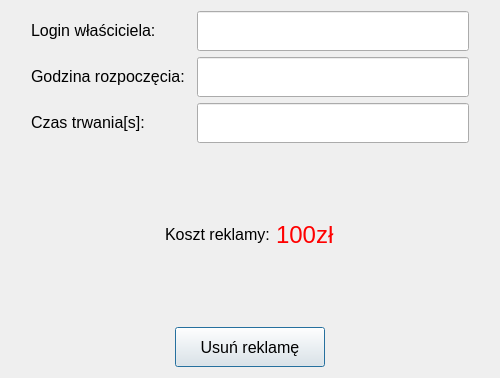
<?xml version="1.0" encoding="UTF-8"?>
<ui version="4.0">
 <class>AdDetailsDialog</class>
 <widget class="QDialog" name="AdDetailsDialog">
  <property name="geometry">
   <rect>
    <x>0</x>
    <y>0</y>
    <width>500</width>
    <height>378</height>
   </rect>
  </property>
  <property name="minimumSize">
   <size>
    <width>300</width>
    <height>250</height>
   </size>
  </property>
  <property name="maximumSize">
   <size>
    <width>800</width>
    <height>700</height>
   </size>
  </property>
  <property name="windowTitle">
   <string>Dialog</string>
  </property>
  <layout class="QVBoxLayout" name="verticalLayout">
   <item>
    <layout class="QHBoxLayout" name="horizontalLayout_3">
     <property name="leftMargin">
      <number>20</number>
     </property>
     <property name="rightMargin">
      <number>20</number>
     </property>
     <item>
      <widget class="QLabel" name="label">
       <property name="sizePolicy">
        <sizepolicy hsizetype="Fixed" vsizetype="Fixed">
         <horstretch>0</horstretch>
         <verstretch>0</verstretch>
        </sizepolicy>
       </property>
       <property name="minimumSize">
        <size>
         <width>160</width>
         <height>0</height>
        </size>
       </property>
       <property name="styleSheet">
        <string notr="true">font-size: 16px;</string>
       </property>
       <property name="text">
        <string>Login właściciela:</string>
       </property>
      </widget>
     </item>
     <item>
      <widget class="QLineEdit" name="ownerLogin">
       <property name="enabled">
        <bool>true</bool>
       </property>
       <property name="minimumSize">
        <size>
         <width>0</width>
         <height>40</height>
        </size>
       </property>
       <property name="readOnly">
        <bool>true</bool>
       </property>
      </widget>
     </item>
    </layout>
   </item>
   <item>
    <layout class="QHBoxLayout" name="horizontalLayout_2">
     <property name="leftMargin">
      <number>20</number>
     </property>
     <property name="rightMargin">
      <number>20</number>
     </property>
     <item>
      <widget class="QLabel" name="label_2">
       <property name="sizePolicy">
        <sizepolicy hsizetype="Fixed" vsizetype="Fixed">
         <horstretch>0</horstretch>
         <verstretch>0</verstretch>
        </sizepolicy>
       </property>
       <property name="minimumSize">
        <size>
         <width>160</width>
         <height>0</height>
        </size>
       </property>
       <property name="styleSheet">
        <string notr="true">font-size: 16px;</string>
       </property>
       <property name="text">
        <string>Godzina rozpoczęcia:</string>
       </property>
      </widget>
     </item>
     <item>
      <widget class="QLineEdit" name="startHour">
       <property name="enabled">
        <bool>true</bool>
       </property>
       <property name="minimumSize">
        <size>
         <width>0</width>
         <height>40</height>
        </size>
       </property>
       <property name="readOnly">
        <bool>true</bool>
       </property>
      </widget>
     </item>
    </layout>
   </item>
   <item>
    <layout class="QHBoxLayout" name="horizontalLayout">
     <property name="leftMargin">
      <number>20</number>
     </property>
     <property name="rightMargin">
      <number>20</number>
     </property>
     <item>
      <widget class="QLabel" name="label_3">
       <property name="sizePolicy">
        <sizepolicy hsizetype="Fixed" vsizetype="Fixed">
         <horstretch>0</horstretch>
         <verstretch>0</verstretch>
        </sizepolicy>
       </property>
       <property name="minimumSize">
        <size>
         <width>160</width>
         <height>0</height>
        </size>
       </property>
       <property name="styleSheet">
        <string notr="true">font-size: 16px;</string>
       </property>
       <property name="text">
        <string>Czas trwania[s]:</string>
       </property>
      </widget>
     </item>
     <item>
      <widget class="QLineEdit" name="duration">
       <property name="enabled">
        <bool>true</bool>
       </property>
       <property name="minimumSize">
        <size>
         <width>0</width>
         <height>40</height>
        </size>
       </property>
       <property name="readOnly">
        <bool>true</bool>
       </property>
      </widget>
     </item>
    </layout>
   </item>
   <item>
    <layout class="QHBoxLayout" name="horizontalLayout_4">
     <item>
      <spacer name="horizontalSpacer">
       <property name="orientation">
        <enum>Qt::Horizontal</enum>
       </property>
       <property name="sizeType">
        <enum>QSizePolicy::MinimumExpanding</enum>
       </property>
       <property name="sizeHint" stdset="0">
        <size>
         <width>40</width>
         <height>20</height>
        </size>
       </property>
      </spacer>
     </item>
     <item>
      <widget class="QLabel" name="label_4">
       <property name="sizePolicy">
        <sizepolicy hsizetype="Fixed" vsizetype="Fixed">
         <horstretch>0</horstretch>
         <verstretch>0</verstretch>
        </sizepolicy>
       </property>
       <property name="minimumSize">
        <size>
         <width>0</width>
         <height>0</height>
        </size>
       </property>
       <property name="maximumSize">
        <size>
         <width>115</width>
         <height>16777215</height>
        </size>
       </property>
       <property name="styleSheet">
        <string notr="true">font-size: 16px;</string>
       </property>
       <property name="text">
        <string>Koszt reklamy:</string>
       </property>
      </widget>
     </item>
     <item>
      <widget class="QLabel" name="cost">
       <property name="styleSheet">
        <string notr="true">color: red;
font-size: 24px;</string>
       </property>
       <property name="text">
        <string>100zł</string>
       </property>
      </widget>
     </item>
     <item>
      <spacer name="horizontalSpacer_2">
       <property name="orientation">
        <enum>Qt::Horizontal</enum>
       </property>
       <property name="sizeType">
        <enum>QSizePolicy::MinimumExpanding</enum>
       </property>
       <property name="sizeHint" stdset="0">
        <size>
         <width>40</width>
         <height>20</height>
        </size>
       </property>
      </spacer>
     </item>
    </layout>
   </item>
   <item alignment="Qt::AlignHCenter">
    <widget class="QPushButton" name="removeAdBtn">
     <property name="sizePolicy">
      <sizepolicy hsizetype="Fixed" vsizetype="Fixed">
       <horstretch>0</horstretch>
       <verstretch>0</verstretch>
      </sizepolicy>
     </property>
     <property name="minimumSize">
      <size>
       <width>150</width>
       <height>40</height>
      </size>
     </property>
     <property name="styleSheet">
      <string notr="true">font-size: 16px;</string>
     </property>
     <property name="text">
      <string>Usuń reklamę</string>
     </property>
    </widget>
   </item>
  </layout>
 </widget>
 <resources/>
 <connections/>
</ui>
